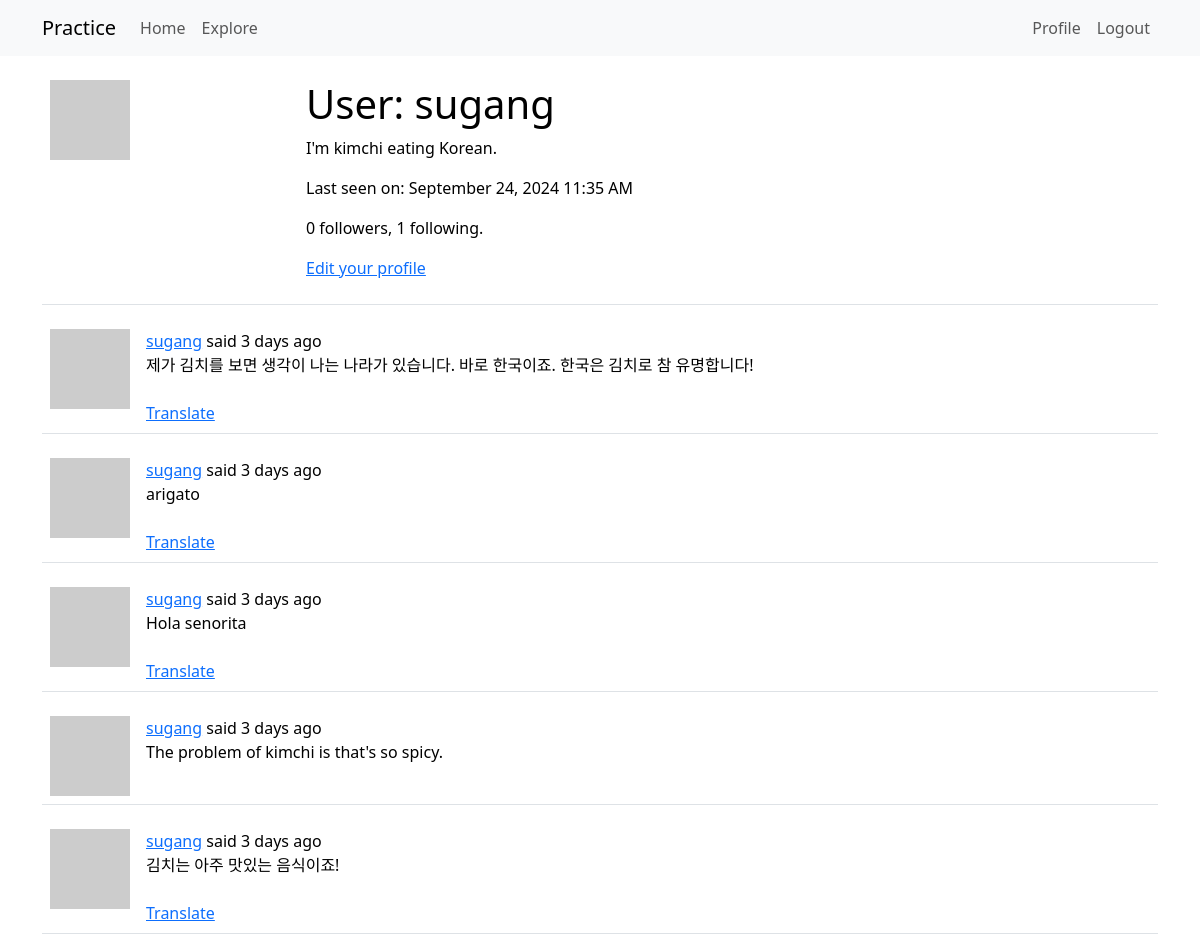
/user/sugang (signed in, upper part), run on an earlier commit of the app's database.
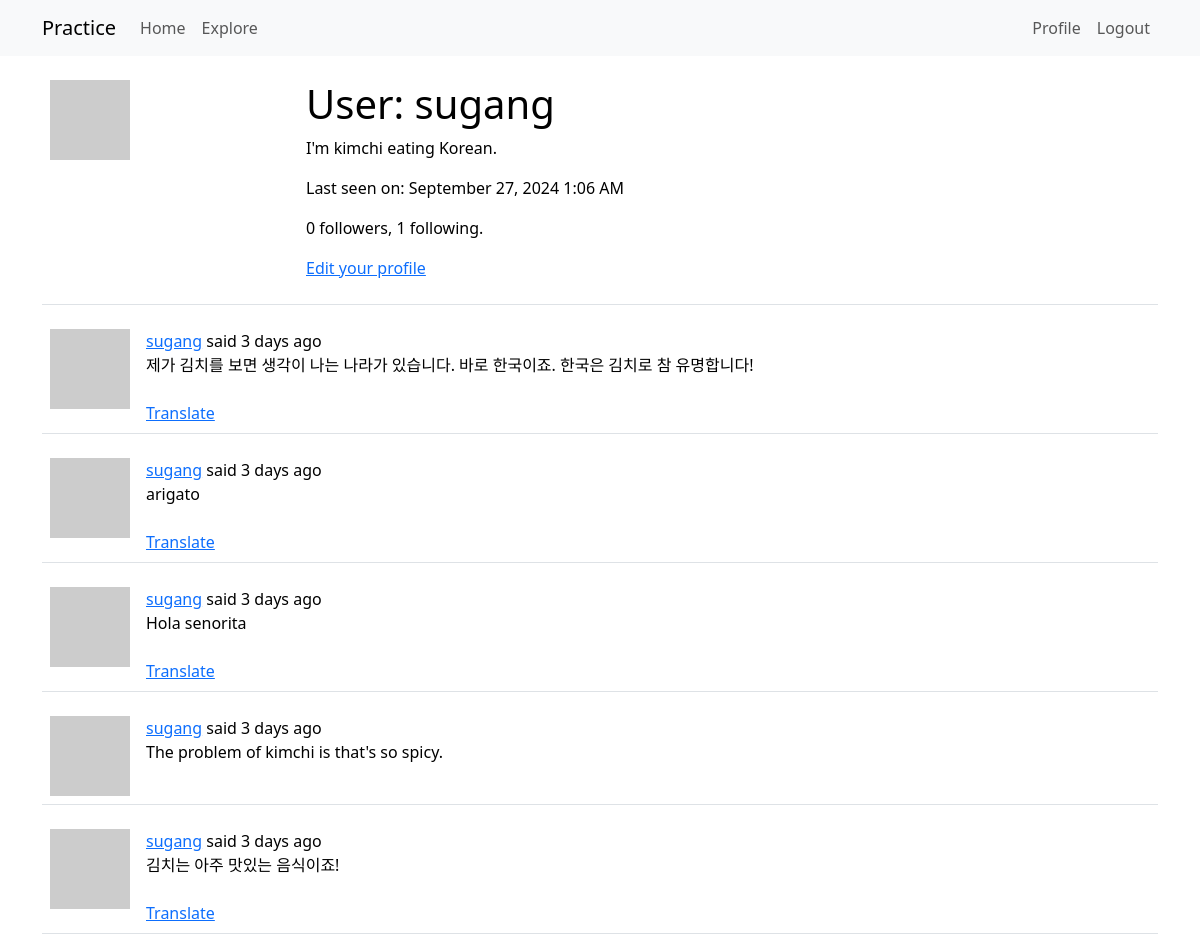
And on a later commit of the database.
### app/models.py (models this page shows, shortened)
class User(UserMixin, db.Model):
    id: so.Mapped[int] = so.mapped_column(primary_key=True)
    username: so.Mapped[str] = so.mapped_column(sa.String(64), index=True, unique=True)
    email: so.Mapped[str] = so.mapped_column(sa.String(120), index=True, unique=True)
    password_hash: so.Mapped[Optional[str]] = so.mapped_column(sa.String(256))
    about_me: so.Mapped[Optional[str]] = so.mapped_column(sa.String(140))
    last_seen: so.Mapped[Optional[datetime]] = so.mapped_column(
        default=lambda: datetime.now(timezone.utc)
    )
    def avatar(self, size):
        digest = md5(self.email.lower().encode("utf-8")).hexdigest()
        return f"https://www.gravatar.com/avatar/{digest}?d=identicon&s={size}"
    posts: so.WriteOnlyMapped["Post"] = so.relationship(back_populates="author")
    following: so.WriteOnlyMapped["User"] = so.relationship(
        secondary=followers,
        primaryjoin=(followers.c.follower_id == id),
        secondaryjoin=(followers.c.followed_id == id),
        back_populates="followers",
    )
    followers: so.WriteOnlyMapped["User"] = so.relationship(
        secondary=followers,
        primaryjoin=(followers.c.followed_id == id),
        secondaryjoin=(followers.c.follower_id == id),
        back_populates="following",
    )
    def followers_count(self):
        query = sa.select(sa.func.count()).select_from(
            self.followers.select().subquery()
        )
        return db.session.scalar(query)
    def following_count(self):
        query = sa.select(sa.func.count()).select_from(
            self.following.select().subquery()
        )
        return db.session.scalar(query)

class Post(db.Model):
    id: so.Mapped[int] = so.mapped_column(primary_key=True)
    body: so.Mapped[str] = so.mapped_column(sa.String(140))
    timestamp: so.Mapped[datetime] = so.mapped_column(
        index=True, default=lambda: datetime.now(timezone.utc)
    )
    user_id: so.Mapped[int] = so.mapped_column(sa.ForeignKey(User.id), index=True)
    language: so.Mapped[Optional[str]] = so.mapped_column(sa.String(5))
    author: so.Mapped[User] = so.relationship(back_populates="posts")

### app/routes.py (the view)
@app.route("/user/<username>")
@login_required
def user(username):
    user = db.first_or_404(sa.select(User).where(User.username == username))
    page = request.args.get("page", 1, type=int)
    query = user.posts.select().order_by(Post.timestamp.desc())
    posts = db.paginate(
        query, page=page, per_page=app.config["POSTS_PER_PAGE"], error_out=False
    )
    next_url = (
        url_for(
            "user",
            username=user.username,
            page=posts.next_num,
        )
        if posts.has_next
        else None
    )
    prev_url = (
        url_for(
            "user",
            username=user.username,
            page=posts.prev_num,
        )
        if posts.has_prev
        else None
    )
    form = EmptyForm()
    return render_template(
        "user.html",
        user=user,
        posts=posts,
        form=form,
        next_url=next_url,
        prev_url=prev_url,
    )

### app/__init__.py (called while the page is built)
def get_locale():
    return request.accept_languages.best_match(app.config["LANGUAGES"])

### app/models.py (called while the page is built)
@login.user_loader
def load_user(id):
    return db.session.get(User, int(id))

### app/routes.py (called while the page is built)
@app.before_request
def before_request():
    if current_user.is_authenticated:
        current_user.last_seen = datetime.now(timezone.utc)
        db.session.commit()
    g.locale = str(get_locale())

### app/templates/user.html (shortened to what this page needs)
{% extends "base.html" %}
{% block content %}
    <table class="table table-hover">
        <tr>
            <td width="256px">
                <img src="{{ user.avatar(256) }}">
            </td>
            <td>
                <h1>{{ _('User: %(username)s', username=user.username) }}</h1>
                {% if user.about_me %}<p>{{ user.about_me }}</p>{% endif %}
                {% if user.last_seen %}
                    <p>{{ _('Last seen on: %(last_seen)s', last_seen=moment(user.last_seen).format("LLL")) }}</p>
                {% endif %}
                <p>{{ user.followers_count() }} {{ _("followers") }}, {{ user.following_count() }} {{ _("following") }}.</p>
                {% if user == current_user %}
                    <p>
                        <a href="{{ url_for("edit_profile") }}">{{ _("Edit your profile") }}</a>
                    </p>
                {% endif %}
            </td>
        </tr>
    </table>
    {% for post in posts %}
        {% include '_post.html' %}
    {% endfor %}
{% endblock %}

### app/templates/base.html (shortened to what this page needs)
<!DOCTYPE html>
<html lang="en">
    <head>
        <link href="https://cdn.jsdelivr.net/npm/bootstrap@5.3.2/dist/css/bootstrap.min.css"
              rel="stylesheet"
>
    </head>
    <body>
        <nav class="navbar navbar-expand-lg bg-body-tertiary">
            <div class="container">
                <a class="navbar-brand" href="{{ url_for("index") }}">Practice</a>
                <div class="collapse navbar-collapse" id="navbarSupportedContent">
                    <ul class="navbar-nav me-auto mb-2 mb-lg-0">
                        <li class="nav-item">
                            <a class="nav-link" aria-current="page" href="{{ url_for("index") }}">{{ _("Home") }}</a>
                        </li>
                        <li class="nav-item">
                            <a class="nav-link" aria-current="page" href="{{ url_for("explore") }}">{{ _("Explore") }}</a>
                        </li>
                    </ul>
                    <ul class="navbar-nav mb-2 mb-lg-0">
                        {% if current_user.is_anonymous %}
                            <li class="nav-item">
                                <a class="nav-link" aria-current="page" href="{{ url_for("login") }}">{{ _("Login") }}</a>
                            </li>
                        {% else %}
                            <li class="nav-item">
                                <a class="nav-link"
                                   aria-current="page"
                                   href="{{ url_for('user', username=current_user.username) }}">{{ _("Profile") }}</a>
                            </li>
                            <li class="nav-item">
                                <a class="nav-link" aria-current="page" href="{{ url_for("logout") }}">{{ _("Logout") }}</a>
                            </li>
                        {% endif %}
                    </ul>
                </div>
            </div>
        </nav>
        <div class="container mt-3">
            {% block content %}{% endblock %}
        </div>
    </body>
</html>

### app/templates/_post.html (shortened to what this page needs)
<table class="table table-hover">
    <tr>
        <td width="70px">
            <a href="{{ url_for('user', username=post.author.username) }}">
                <img src="{{ post.author.avatar(70) }}" />
            </a>
        </td>
        <td>
            {{ _('%(username)s said %(when)s',username=user_link, when=moment(post.timestamp).fromNow()) }}
            <br>
            <span id="post{{ post.id }}">{{ post.body }}</span>
            {% if post.language and post.language != g.locale %}
                <br>
                <br>
                <span id="translation{{ post.id }}"><a href="javascript:translate('post{{ post.id }}', 'translation{{ post.id }}', '{{ post.language }}', '{{ g.locale }}');">{{ _("Translate") }}</a></span>
            {% endif %}
        </td>
    </tr>
</table>

What changed in the data, as far as the page shows it:
changed User "User: sugang": last_seen "Last seen on: September 24, 2024 11:35 AM" → "Last seen on: September 27, 2024 1:06 AM"
